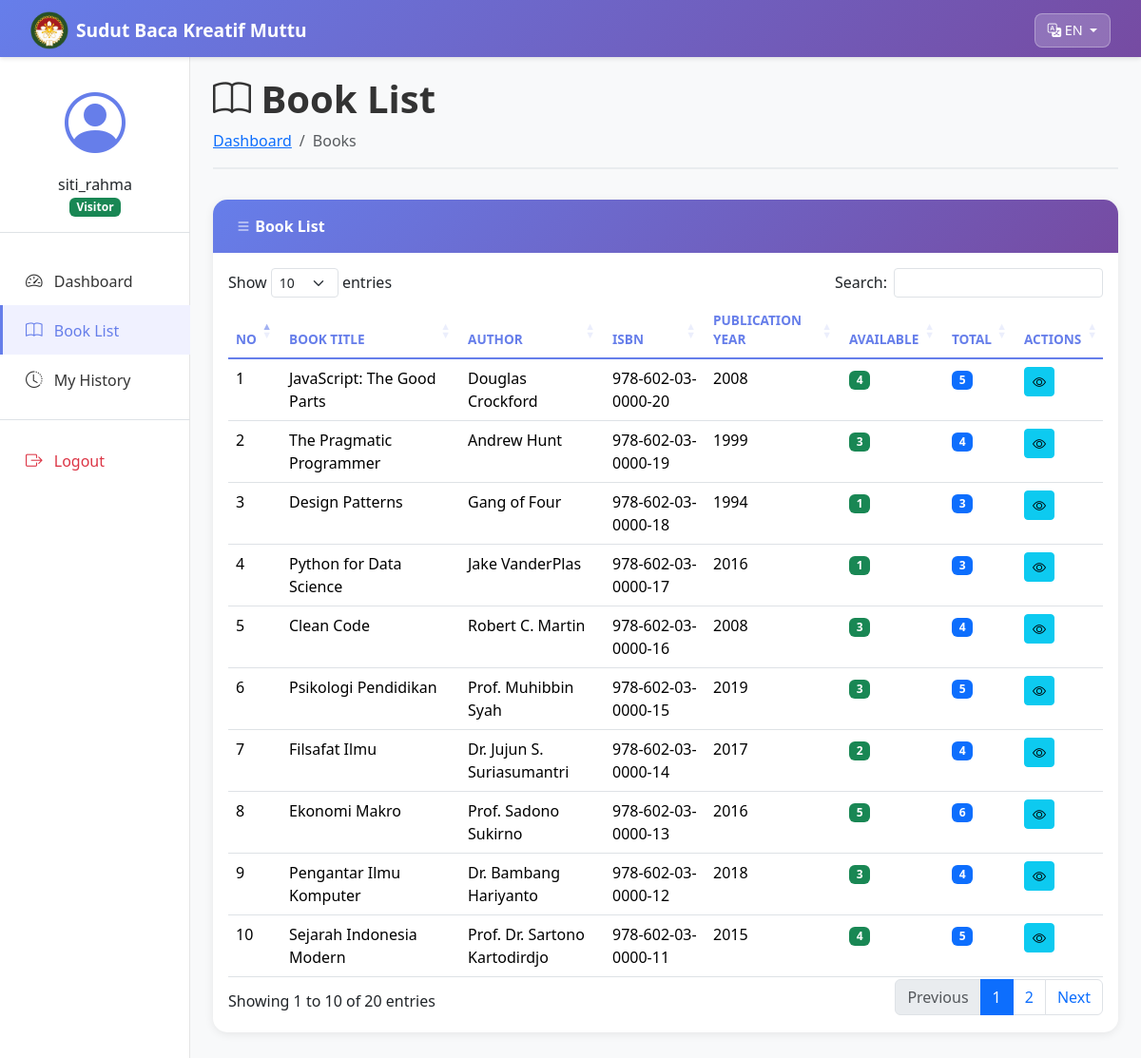
Screenshot of /public/books/index.php?lang=en (signed in) with the database file from the repository.
### tables this page shows
CREATE TABLE books (
    id INT AUTO_INCREMENT PRIMARY KEY,
    title VARCHAR(255) NOT NULL,
    author VARCHAR(100) NOT NULL,
    published_year YEAR,
    isbn VARCHAR(20) UNIQUE,
    available_copies INT DEFAULT 0,
    total_copies INT DEFAULT 0,
    created_at TIMESTAMP DEFAULT CURRENT_TIMESTAMP
);

### src/Helpers/Session.php (called while the page is built, shortened)
<?php
class Session {
    public static function get($key) {
        return isset($_SESSION[$key]) ? $_SESSION[$key] : null;
    }
}
?>

### config/language.php (called while the page is built, shortened)
<?php
$lang = [];
$langFile = __DIR__ . '/../lang/' . $_SESSION['lang'] . '.php';
if (file_exists($langFile)) {
    $lang = require $langFile;
}
function __($key) {
    global $lang;
    $keys = explode('.', $key);
    $value = $lang;
    foreach ($keys as $k) {
        if (isset($value[$k])) {
            $value = $value[$k];
        } else {
            return $key;
        }
    }
    return $value;
}
function current_lang() {
    return $_SESSION['lang'] ?? 'id';
}

### src/Models/Book.php (called while the page is built, shortened)
<?php
class Book {
    private $db;
    public function __construct($database) {
        $this->db = $database;
    }
    public function getAll() {
        $result = $this->db->query("SELECT * FROM books ORDER BY created_at DESC");
        return $result->fetch_all(MYSQLI_ASSOC);
    }
}

### public/books/index.php (the view, shortened to what this page needs)
<?php
require_once '../../config/database.php';
require_once '../../src/Models/Book.php';
require_once '../../src/Helpers/Session.php';
$bookModel = new Book($db);
$books = $bookModel->getAll();
?>
<?php include '../layouts/header.php'; ?>
<?php include '../layouts/sidebar.php'; ?>
<main class="col-md-9 ms-sm-auto col-lg-10 px-md-4">
    <div class="page-header">
        <h1><i class="bi bi-book"></i> <?php echo $user_role === 'admin' ? __('books.title') : __('books.list'); ?></h1>
        <nav aria-label="breadcrumb">
            <ol class="breadcrumb">
                <li class="breadcrumb-item"><a href="../dashboard.php"><?php echo __('dashboard.title'); ?></a></li>
                <li class="breadcrumb-item active"><?php echo __('nav.books'); ?></li>
            </ol>
        </nav>
    </div>
    <div class="card">
        <div class="card-header d-flex justify-content-between align-items-center">
            <span><i class="bi bi-list"></i> <?php echo __('books.list'); ?></span>
        </div>
        <div class="card-body">
            <div class="table-responsive">
                <table class="table table-hover datatable">
                    <thead>
                        <tr>
                            <th>No</th>
                            <th><?php echo __('books.book_title'); ?></th>
                            <th><?php echo __('books.author'); ?></th>
                            <th><?php echo __('books.isbn'); ?></th>
                            <th><?php echo __('books.year'); ?></th>
                            <th><?php echo current_lang() == 'id' ? 'Tersedia' : 'Available'; ?></th>
                            <th>Total</th>
                            <th><?php echo __('books.actions'); ?></th>
                        </tr>
                    </thead>
                    <tbody>
                        <?php if (!empty($books)): ?>
                            <?php $no = 1; foreach ($books as $book): ?>
                                <tr>
                                    <td><?php echo $no++; ?></td>
                                    <td><?php echo htmlspecialchars($book['title']); ?></td>
                                    <td><?php echo htmlspecialchars($book['author']); ?></td>
                                    <td><?php echo htmlspecialchars($book['isbn'] ?? '-'); ?></td>
                                    <td><?php echo htmlspecialchars($book['published_year'] ?? '-'); ?></td>
                                    <td><span class="badge bg-success"><?php echo htmlspecialchars($book['available_copies'] ?? 0); ?></span></td>
                                    <td><span class="badge bg-primary"><?php echo htmlspecialchars($book['total_copies'] ?? 0); ?></span></td>
                                    <td>
                                        <a href="view.php?id=<?php echo $book['id']; ?>" class="btn btn-sm btn-info" title="Lihat Detail">
                                            <i class="bi bi-eye"></i>
                                        </a>
                                    </td>
                                </tr>
                            <?php endforeach; ?>
                        <?php else: ?>
                            <tr>
                                <td colspan="8" class="text-center">Tidak ada data buku</td>
                            </tr>
                        <?php endif; ?>
                    </tbody>
                </table>
            </div>
        </div>
    </div>
</main>
<?php include '../layouts/footer.php'; ?>

### public/layouts/header.php (style rules this page uses)
:root { --primary-gradient: linear-gradient(135deg, #667eea 0%, #764ba2 100%); --sidebar-width: 250px; }
body { font-family: 'Segoe UI', Tahoma, Geneva, Verdana, sans-serif; background-color: #f8f9fa; }
main { margin-left: var(--sidebar-width); padding: 2rem; padding-top: 80px; }
.card { border: none; border-radius: 15px; box-shadow: 0 2px 10px rgba(0,0,0,0.08); margin-bottom: 1.5rem; transition: transform 0.3s; }
.card-header { background: var(--primary-gradient); color: white; border: none; border-radius: 15px 15px 0 0 !important; padding: 1rem 1.5rem; font-weight: 600; }
.table { background: white; border-radius: 10px; }
.table thead th { border-bottom: 2px solid #667eea; color: #667eea; font-weight: 600; text-transform: uppercase; font-size: 0.85rem; }
.page-header { margin-bottom: 2rem; padding-bottom: 1rem; border-bottom: 2px solid #e9ecef; }
.page-header h1 { color: #333; font-weight: 600; margin-bottom: 0.5rem; }
.breadcrumb { background: transparent; padding: 0; margin: 0; }

### rows the page displays
books: title "JavaScript: The Good Parts", author "Douglas Crockford", isbn "978-602-03-0000-20", published_year "2008", available_copies "4", total_copies "5"
books: title "The Pragmatic Programmer", author "Andrew Hunt", isbn "978-602-03-0000-19", published_year "1999", available_copies "3", total_copies "4"
books: title "Design Patterns", author "Gang of Four", isbn "978-602-03-0000-18", published_year "1994", available_copies "1", total_copies "3"
books: title "Python for Data Science", author "Jake VanderPlas", isbn "978-602-03-0000-17", published_year "2016", available_copies "1", total_copies "3"
books: title "Clean Code", author "Robert C. Martin", isbn "978-602-03-0000-16", published_year "2008", available_copies "3", total_copies "4"
books: title "Psikologi Pendidikan", author "Prof. Muhibbin Syah", isbn "978-602-03-0000-15", published_year "2019", available_copies "3", total_copies "5"
books: title "Filsafat Ilmu", author "Dr. Jujun S. Suriasumantri", isbn "978-602-03-0000-14", published_year "2017", available_copies "2", total_copies "4"
books: title "Ekonomi Makro", author "Prof. Sadono Sukirno", isbn "978-602-03-0000-13", published_year "2016", available_copies "5", total_copies "6"
books: title "Pengantar Ilmu Komputer", author "Dr. Bambang Hariyanto", isbn "978-602-03-0000-12", published_year "2018", available_copies "3", total_copies "4"
books: title "Sejarah Indonesia Modern", author "Prof. Dr. Sartono Kartodirdjo", isbn "978-602-03-0000-11", published_year "2015", available_copies "4", total_copies "5"

### other values shown
__('site_name') "Sudut Baca Kreatif Muttu"
$username "siti_rahma"
__('roles.' . $user_role) "Visitor"
__('nav.dashboard') "Dashboard"
__('books.list') "Book List"
__('nav.logout') "Logout"
__('dashboard.title') "Dashboard"
__('nav.books') "Books"
__('books.book_title') "BOOK TITLE"
__('books.author') "AUTHOR"
__('books.isbn') "ISBN"
__('books.year') "PUBLICATION YEAR"
__('books.actions') "ACTIONS"
